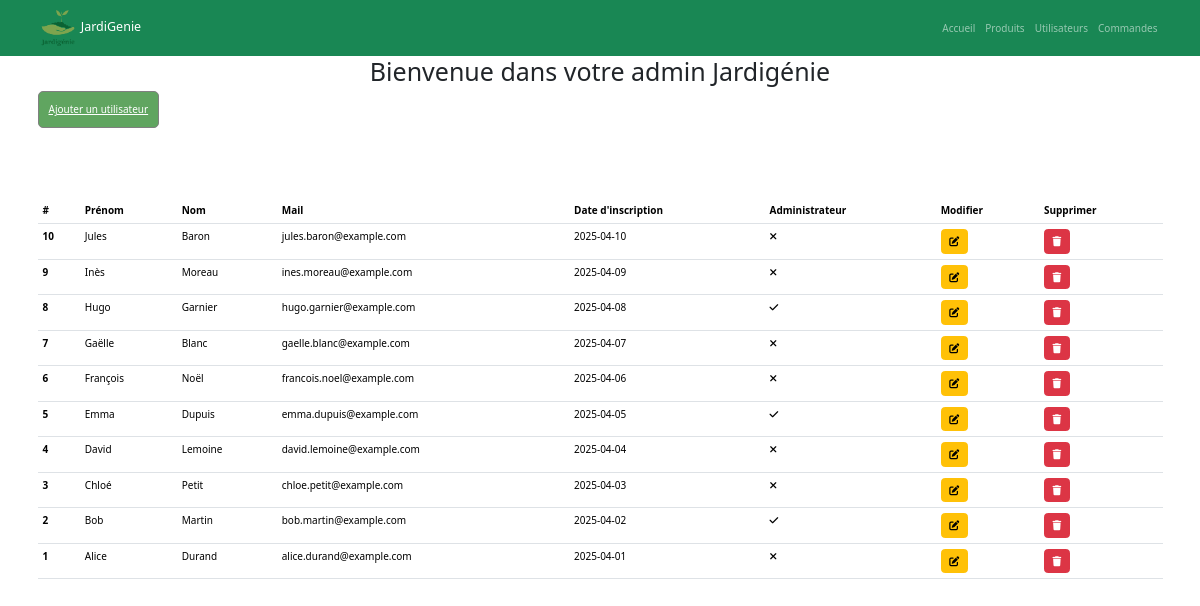
The page /back_office/index.php?route=users on the database its author committed.
### tables this page shows
CREATE TABLE users (
    user_id INT AUTO_INCREMENT PRIMARY KEY, 
    first_name VARCHAR(255),
    last_name VARCHAR(255),
    mail VARCHAR(255),
    password VARCHAR(255),
    register_date DATE,
    is_admin BOOLEAN 
);

### back_office/controllers/UserController.php (called while the page is built, shortened)
<?php
class UserController {
    public function display() {
        $model = new \Models\Users();
        $listUsers = $model->getAllUsers();
        include_once 'views/layout.phtml';
    }
}

### back_office/models/Users.php (called while the page is built, shortened)
<?php
class Users extends Database {
    public function getAllUsers() {
        $req = "SELECT * FROM users
                ORDER BY user_id DESC LIMIT 50";
        return $this->findAll($req);
    }
}

### back_office/models/Database.php (called while the page is built, shortened)
<?php
class Database {
    protected $bdd;
    public function __construct() {
        $this->bdd = new \PDO('mysql:host=' . DB_HOST . ';dbname=' . DB_NAME . ';charset=utf8', DB_USER, DB_PASS);
    }
    protected function findAll($req, $params=[]) {
        $query = $this->bdd->prepare($req);
        $query->execute($params);
        return $query->fetchAll();
    }
}

### back_office/views/users.phtml (the view)
<h1>Bienvenue dans votre admin Jardigénie</h1>
<div id="header2">
    <a href="index.php?route=addUser" class="button">Ajouter un utilisateur</a>
</div>
<section>
<table class="table">
  <thead>
    <tr>
      <th scope="col">#</th>
      <th scope="col">Prénom</th>
      <th scope="col">Nom</th>
      <th scope="col">Mail</th>
      <th scope="col">Date d'inscription</th>
      <th scope="col">Administrateur</th>
      <th scope="col">Modifier</th>
      <th scope="col">Supprimer</th>
    </tr>
  </thead>
  <tbody>
    <?php foreach ($listUsers as $value):?>
      <tr class="w-100">
        <th scope="row"><?= $value['user_id'] ?></th>
        <td><?= htmlspecialchars($value['first_name'])?></td>
        <td><?= htmlspecialchars($value['last_name'])?></td>
        <td><?= htmlspecialchars($value['mail'])?></td>
        <td><?= htmlspecialchars($value['register_date'])?></td>
        <td><?= $value['is_admin'] ? '<i class="fa-solid fa-check"></i>' : '<i class="fa-solid fa-xmark"></i>' ?></td>
        <td><a href="index.php?route=editUser&id=<?= htmlspecialchars($value['user_id']) ?>" class="btn btn-warning"><i class="fa-solid fa-pen-to-square"></i></a></td>
        <td><a href="index.php?route=deleteUser&id=<?= htmlspecialchars($value['user_id']) ?>" class="btn btn-danger"><i class="fa-solid fa-trash"></i></a></td>
      </tr>
    <?php endforeach; ?>
  </tbody>
</table>
</section>

### back_office/public/css/style.css (style rules this page uses)
* { box-sizing: border-box; }
html { font-size: 62.5%; }
a { text-decoration:none; }
.button { color:white; background-color: rgb(96, 165, 96); padding:1rem; border-radius: 5px; border: solid 1px gray; cursor: pointer; }
body { font-size : 1.6rem; font-family: "Poppins", sans-serif; margin:0; color:rgb(44, 44, 44); }
h1 { font-size: 5rem; text-align: center; }
#header2 { display: flex; justify-content: space-between; margin-bottom:7rem; }

### rows shown on the page
users: user_id "10", first_name "Jules", last_name "Baron", mail "jules.baron@example.com", register_date "2025-04-10", is_admin 0 (drawn)
users: user_id "9", first_name "Inès", last_name "Moreau", mail "ines.moreau@example.com", register_date "2025-04-09", is_admin 0 (drawn)
users: user_id "8", first_name "Hugo", last_name "Garnier", mail "hugo.garnier@example.com", register_date "2025-04-08", is_admin 1 (drawn)
users: user_id "7", first_name "Gaëlle", last_name "Blanc", mail "gaelle.blanc@example.com", register_date "2025-04-07", is_admin 0 (drawn)
users: user_id "6", first_name "François", last_name "Noël", mail "francois.noel@example.com", register_date "2025-04-06", is_admin 0 (drawn)
users: user_id "5", first_name "Emma", last_name "Dupuis", mail "emma.dupuis@example.com", register_date "2025-04-05", is_admin 1 (drawn)
users: user_id "4", first_name "David", last_name "Lemoine", mail "david.lemoine@example.com", register_date "2025-04-04", is_admin 0 (drawn)
users: user_id "3", first_name "Chloé", last_name "Petit", mail "chloe.petit@example.com", register_date "2025-04-03", is_admin 0 (drawn)
users: user_id "2", first_name "Bob", last_name "Martin", mail "bob.martin@example.com", register_date "2025-04-02", is_admin 1 (drawn)
users: user_id "1", first_name "Alice", last_name "Durand", mail "alice.durand@example.com", register_date "2025-04-01", is_admin 0 (drawn)
